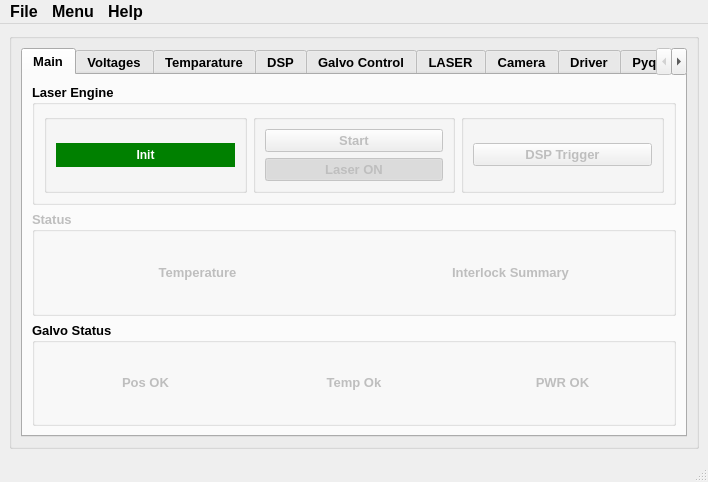
<?xml version="1.0" encoding="UTF-8"?>
<ui version="4.0">
 <class>MainWindow</class>
 <widget class="QMainWindow" name="MainWindow">
  <property name="windowModality">
   <enum>Qt::NonModal</enum>
  </property>
  <property name="geometry">
   <rect>
    <x>0</x>
    <y>0</y>
    <width>708</width>
    <height>482</height>
   </rect>
  </property>
  <property name="sizePolicy">
   <sizepolicy hsizetype="Preferred" vsizetype="Expanding">
    <horstretch>0</horstretch>
    <verstretch>0</verstretch>
   </sizepolicy>
  </property>
  <property name="font">
   <font>
    <pointsize>12</pointsize>
    <weight>75</weight>
    <bold>true</bold>
   </font>
  </property>
  <property name="windowTitle">
   <string>Scan-IT</string>
  </property>
  <property name="iconSize">
   <size>
    <width>100</width>
    <height>100</height>
   </size>
  </property>
  <widget class="QWidget" name="centralwidget">
   <layout class="QVBoxLayout" name="verticalLayout">
    <item>
     <widget class="QGroupBox" name="groupBox_17">
      <property name="font">
       <font>
        <pointsize>10</pointsize>
       </font>
      </property>
      <property name="title">
       <string/>
      </property>
      <layout class="QVBoxLayout" name="verticalLayout_4">
       <item>
        <widget class="QTabWidget" name="tabWidget">
         <property name="sizePolicy">
          <sizepolicy hsizetype="Preferred" vsizetype="Preferred">
           <horstretch>0</horstretch>
           <verstretch>0</verstretch>
          </sizepolicy>
         </property>
         <property name="currentIndex">
          <number>0</number>
         </property>
         <widget class="QWidget" name="tab_9">
          <attribute name="title">
           <string>Main</string>
          </attribute>
          <layout class="QVBoxLayout" name="verticalLayout_15">
           <item>
            <widget class="QGroupBox" name="groupBox">
             <property name="font">
              <font>
               <family>MS Shell Dlg 2</family>
               <weight>75</weight>
               <bold>true</bold>
              </font>
             </property>
             <property name="title">
              <string>Laser Engine</string>
             </property>
             <layout class="QHBoxLayout" name="horizontalLayout">
              <item>
               <widget class="QGroupBox" name="groupBox_4">
                <property name="title">
                 <string/>
                </property>
                <layout class="QVBoxLayout" name="verticalLayout_6">
                 <item>
                  <widget class="QPushButton" name="pb_init">
                   <property name="enabled">
                    <bool>true</bool>
                   </property>
                   <property name="autoFillBackground">
                    <bool>false</bool>
                   </property>
                   <property name="styleSheet">
                    <string notr="true">background-color:green;color:white; border: 5px solid green</string>
                   </property>
                   <property name="text">
                    <string>Init</string>
                   </property>
                   <property name="iconSize">
                    <size>
                     <width>7</width>
                     <height>12</height>
                    </size>
                   </property>
                   <property name="checkable">
                    <bool>true</bool>
                   </property>
                   <property name="checked">
                    <bool>false</bool>
                   </property>
                  </widget>
                 </item>
                </layout>
               </widget>
              </item>
              <item>
               <widget class="QGroupBox" name="groupBox_6">
                <property name="sizePolicy">
                 <sizepolicy hsizetype="Minimum" vsizetype="Preferred">
                  <horstretch>0</horstretch>
                  <verstretch>0</verstretch>
                 </sizepolicy>
                </property>
                <property name="minimumSize">
                 <size>
                  <width>0</width>
                  <height>0</height>
                 </size>
                </property>
                <property name="title">
                 <string/>
                </property>
                <layout class="QVBoxLayout" name="verticalLayout_16">
                 <item>
                  <widget class="QPushButton" name="pb_start">
                   <property name="enabled">
                    <bool>false</bool>
                   </property>
                   <property name="sizePolicy">
                    <sizepolicy hsizetype="Minimum" vsizetype="Fixed">
                     <horstretch>0</horstretch>
                     <verstretch>0</verstretch>
                    </sizepolicy>
                   </property>
                   <property name="autoFillBackground">
                    <bool>true</bool>
                   </property>
                   <property name="styleSheet">
                    <string notr="true"/>
                   </property>
                   <property name="text">
                    <string>Start</string>
                   </property>
                   <property name="iconSize">
                    <size>
                     <width>15</width>
                     <height>15</height>
                    </size>
                   </property>
                   <property name="checkable">
                    <bool>true</bool>
                   </property>
                   <property name="checked">
                    <bool>false</bool>
                   </property>
                  </widget>
                 </item>
                 <item>
                  <widget class="QPushButton" name="pb_laser">
                   <property name="enabled">
                    <bool>false</bool>
                   </property>
                   <property name="sizePolicy">
                    <sizepolicy hsizetype="Minimum" vsizetype="Maximum">
                     <horstretch>0</horstretch>
                     <verstretch>0</verstretch>
                    </sizepolicy>
                   </property>
                   <property name="autoFillBackground">
                    <bool>true</bool>
                   </property>
                   <property name="styleSheet">
                    <string notr="true"/>
                   </property>
                   <property name="text">
                    <string>Laser ON</string>
                   </property>
                   <property name="checkable">
                    <bool>true</bool>
                   </property>
                   <property name="checked">
                    <bool>true</bool>
                   </property>
                  </widget>
                 </item>
                </layout>
               </widget>
              </item>
              <item>
               <widget class="QGroupBox" name="groupBox_7">
                <property name="title">
                 <string/>
                </property>
                <layout class="QVBoxLayout" name="verticalLayout_10">
                 <item>
                  <widget class="QPushButton" name="pb_trigger">
                   <property name="enabled">
                    <bool>false</bool>
                   </property>
                   <property name="sizePolicy">
                    <sizepolicy hsizetype="Minimum" vsizetype="Maximum">
                     <horstretch>0</horstretch>
                     <verstretch>0</verstretch>
                    </sizepolicy>
                   </property>
                   <property name="autoFillBackground">
                    <bool>false</bool>
                   </property>
                   <property name="styleSheet">
                    <string notr="true"/>
                   </property>
                   <property name="text">
                    <string>DSP Trigger</string>
                   </property>
                   <property name="checkable">
                    <bool>true</bool>
                   </property>
                   <property name="checked">
                    <bool>false</bool>
                   </property>
                  </widget>
                 </item>
                </layout>
               </widget>
              </item>
             </layout>
            </widget>
           </item>
           <item>
            <widget class="QGroupBox" name="groupBox_2">
             <property name="enabled">
              <bool>false</bool>
             </property>
             <property name="title">
              <string>Status</string>
             </property>
             <layout class="QHBoxLayout" name="horizontalLayout_2">
              <item>
               <widget class="QPushButton" name="st_TempOK">
                <property name="enabled">
                 <bool>false</bool>
                </property>
                <property name="text">
                 <string>Temperature</string>
                </property>
                <property name="autoDefault">
                 <bool>false</bool>
                </property>
                <property name="default">
                 <bool>false</bool>
                </property>
                <property name="flat">
                 <bool>true</bool>
                </property>
               </widget>
              </item>
              <item>
               <widget class="QPushButton" name="st_IntlOK">
                <property name="text">
                 <string>Interlock Summary</string>
                </property>
                <property name="flat">
                 <bool>true</bool>
                </property>
               </widget>
              </item>
             </layout>
            </widget>
           </item>
           <item>
            <widget class="QGroupBox" name="stGTempOk">
             <property name="title">
              <string>Galvo Status</string>
             </property>
             <layout class="QHBoxLayout" name="horizontalLayout_3">
              <item>
               <widget class="QPushButton" name="st_GPOSOK">
                <property name="enabled">
                 <bool>false</bool>
                </property>
                <property name="text">
                 <string>Pos OK</string>
                </property>
                <property name="flat">
                 <bool>true</bool>
                </property>
               </widget>
              </item>
              <item>
               <widget class="QPushButton" name="st_GTempOk">
                <property name="enabled">
                 <bool>false</bool>
                </property>
                <property name="text">
                 <string>Temp Ok</string>
                </property>
                <property name="flat">
                 <bool>true</bool>
                </property>
               </widget>
              </item>
              <item>
               <widget class="QPushButton" name="st_GPWROk">
                <property name="enabled">
                 <bool>false</bool>
                </property>
                <property name="text">
                 <string>PWR OK</string>
                </property>
                <property name="flat">
                 <bool>true</bool>
                </property>
               </widget>
              </item>
             </layout>
            </widget>
           </item>
          </layout>
         </widget>
         <widget class="QWidget" name="tab_3">
          <attribute name="title">
           <string>Voltages</string>
          </attribute>
          <layout class="QVBoxLayout" name="verticalLayout_2">
           <item>
            <widget class="QTableWidget" name="tw_matrix">
             <property name="showGrid">
              <bool>true</bool>
             </property>
             <property name="rowCount">
              <number>16</number>
             </property>
             <property name="columnCount">
              <number>16</number>
             </property>
             <row/>
             <row/>
             <row/>
             <row/>
             <row/>
             <row/>
             <row/>
             <row/>
             <row/>
             <row/>
             <row/>
             <row/>
             <row/>
             <row/>
             <row/>
             <row/>
             <column/>
             <column/>
             <column/>
             <column/>
             <column/>
             <column/>
             <column/>
             <column/>
             <column/>
             <column/>
             <column/>
             <column/>
             <column/>
             <column/>
             <column/>
             <column/>
            </widget>
           </item>
           <item>
            <widget class="QGroupBox" name="groupBox_5">
             <property name="title">
              <string/>
             </property>
             <layout class="QHBoxLayout" name="horizontalLayout_10">
              <item>
               <widget class="QComboBox" name="cb_blockselect">
                <item>
                 <property name="text">
                  <string/>
                 </property>
                </item>
                <item>
                 <property name="text">
                  <string>1</string>
                 </property>
                </item>
                <item>
                 <property name="text">
                  <string>2</string>
                 </property>
                </item>
                <item>
                 <property name="text">
                  <string>3</string>
                 </property>
                </item>
                <item>
                 <property name="text">
                  <string>4</string>
                 </property>
                </item>
                <item>
                 <property name="text">
                  <string>5</string>
                 </property>
                </item>
                <item>
                 <property name="text">
                  <string>6</string>
                 </property>
                </item>
                <item>
                 <property name="text">
                  <string>7</string>
                 </property>
                </item>
                <item>
                 <property name="text">
                  <string>8</string>
                 </property>
                </item>
                <item>
                 <property name="text">
                  <string>9</string>
                 </property>
                </item>
                <item>
                 <property name="text">
                  <string>10</string>
                 </property>
                </item>
                <item>
                 <property name="text">
                  <string>11</string>
                 </property>
                </item>
                <item>
                 <property name="text">
                  <string>12</string>
                 </property>
                </item>
                <item>
                 <property name="text">
                  <string>13</string>
                 </property>
                </item>
                <item>
                 <property name="text">
                  <string>14</string>
                 </property>
                </item>
                <item>
                 <property name="text">
                  <string>15</string>
                 </property>
                </item>
                <item>
                 <property name="text">
                  <string>16</string>
                 </property>
                </item>
               </widget>
              </item>
              <item>
               <widget class="QComboBox" name="cb_switch">
                <item>
                 <property name="text">
                  <string/>
                 </property>
                </item>
                <item>
                 <property name="text">
                  <string>1</string>
                 </property>
                </item>
                <item>
                 <property name="text">
                  <string>2</string>
                 </property>
                </item>
                <item>
                 <property name="text">
                  <string>3</string>
                 </property>
                </item>
                <item>
                 <property name="text">
                  <string>4</string>
                 </property>
                </item>
                <item>
                 <property name="text">
                  <string>5</string>
                 </property>
                </item>
                <item>
                 <property name="text">
                  <string>6</string>
                 </property>
                </item>
                <item>
                 <property name="text">
                  <string>7</string>
                 </property>
                </item>
                <item>
                 <property name="text">
                  <string>8</string>
                 </property>
                </item>
                <item>
                 <property name="text">
                  <string>9</string>
                 </property>
                </item>
                <item>
                 <property name="text">
                  <string>10</string>
                 </property>
                </item>
                <item>
                 <property name="text">
                  <string>11</string>
                 </property>
                </item>
                <item>
                 <property name="text">
                  <string>12</string>
                 </property>
                </item>
                <item>
                 <property name="text">
                  <string>13</string>
                 </property>
                </item>
                <item>
                 <property name="text">
                  <string>14</string>
                 </property>
                </item>
                <item>
                 <property name="text">
                  <string>15</string>
                 </property>
                </item>
                <item>
                 <property name="text">
                  <string>16</string>
                 </property>
                </item>
               </widget>
              </item>
              <item>
               <widget class="QPushButton" name="pb_load">
                <property name="text">
                 <string>load</string>
                </property>
               </widget>
              </item>
              <item>
               <widget class="QPushButton" name="pb_send">
                <property name="text">
                 <string>send</string>
                </property>
               </widget>
              </item>
             </layout>
            </widget>
           </item>
          </layout>
         </widget>
         <widget class="QWidget" name="tab_4">
          <attribute name="title">
           <string>Temparature</string>
          </attribute>
          <layout class="QVBoxLayout" name="verticalLayout_3">
           <item>
            <widget class="QGroupBox" name="groupBox_19">
             <property name="title">
              <string/>
             </property>
             <layout class="QGridLayout" name="gridLayout_6">
              <item row="0" column="1">
               <widget class="QGroupBox" name="groupBox_16">
                <property name="title">
                 <string/>
                </property>
                <layout class="QVBoxLayout" name="verticalLayout_7">
                 <item>
                  <widget class="QLabel" name="label_3">
                   <property name="text">
                    <string>Temparature (°C):</string>
                   </property>
                  </widget>
                 </item>
                 <item>
                  <widget class="QLineEdit" name="le_temp">
                   <property name="enabled">
                    <bool>false</bool>
                   </property>
                  </widget>
                 </item>
                 <item>
                  <widget class="QPushButton" name="pb_save">
                   <property name="text">
                    <string>Save Temperature</string>
                   </property>
                  </widget>
                 </item>
                </layout>
               </widget>
              </item>
              <item row="0" column="0">
               <widget class="QGroupBox" name="groupBox_20">
                <property name="title">
                 <string/>
                </property>
                <layout class="QHBoxLayout" name="horizontalLayout_14">
                 <item>
                  <widget class="QLabel" name="label_8">
                   <property name="text">
                    <string>Temparature Source</string>
                   </property>
                  </widget>
                 </item>
                 <item>
                  <widget class="QComboBox" name="cb_tempsource">
                   <item>
                    <property name="text">
                     <string>NTC_NW</string>
                    </property>
                   </item>
                   <item>
                    <property name="text">
                     <string>NTC_NE</string>
                    </property>
                   </item>
                   <item>
                    <property name="text">
                     <string>NTC_SW</string>
                    </property>
                   </item>
                   <item>
                    <property name="text">
                     <string>NTC_SE</string>
                    </property>
                   </item>
                   <item>
                    <property name="text">
                     <string>NTC_HotPlate</string>
                    </property>
                   </item>
                   <item>
                    <property name="text">
                     <string>NTC_Main</string>
                    </property>
                   </item>
                   <item>
                    <property name="text">
                     <string>NTC_ColdPlate</string>
                    </property>
                   </item>
                   <item>
                    <property name="text">
                     <string>NTC_ND</string>
                    </property>
                   </item>
                   <item>
                    <property name="text">
                     <string>NTC_SD</string>
                    </property>
                   </item>
                  </widget>
                 </item>
                </layout>
               </widget>
              </item>
              <item row="1" column="0" rowspan="2">
               <widget class="QGroupBox" name="groupBox_18">
                <property name="title">
                 <string>TEC Control</string>
                </property>
                <layout class="QGridLayout" name="gridLayout_5">
                 <item row="3" column="1">
                  <widget class="QLineEdit" name="ed_KD"/>
                 </item>
                 <item row="1" column="1">
                  <widget class="QLineEdit" name="ed_KP"/>
                 </item>
                 <item row="2" column="1">
                  <widget class="QLineEdit" name="ed_KI"/>
                 </item>
                 <item row="2" column="0">
                  <widget class="QLabel" name="label_16">
                   <property name="text">
                    <string>Ki</string>
                   </property>
                  </widget>
                 </item>
                 <item row="1" column="0">
                  <widget class="QLabel" name="label_15">
                   <property name="text">
                    <string>Kp</string>
                   </property>
                  </widget>
                 </item>
                 <item row="3" column="0">
                  <widget class="QLabel" name="label_17">
                   <property name="text">
                    <string>Kd</string>
                   </property>
                  </widget>
                 </item>
                 <item row="0" column="1">
                  <widget class="QLineEdit" name="ed_DesiredTemp"/>
                 </item>
                 <item row="0" column="0">
                  <widget class="QLabel" name="label_14">
                   <property name="text">
                    <string>DesiredTemp (°C)</string>
                   </property>
                  </widget>
                 </item>
                </layout>
               </widget>
              </item>
              <item row="1" column="1" rowspan="2">
               <widget class="QGroupBox" name="groupBox_21">
                <property name="title">
                 <string/>
                </property>
                <layout class="QVBoxLayout" name="verticalLayout_8">
                 <item>
                  <widget class="QLabel" name="label_20">
                   <property name="text">
                    <string>Fan Control ( 0 to 100 )</string>
                   </property>
                  </widget>
                 </item>
                 <item>
                  <widget class="QLineEdit" name="ed_tectest"/>
                 </item>
                 <item>
                  <widget class="QPushButton" name="pb_tec">
                   <property name="text">
                    <string>Send</string>
                   </property>
                  </widget>
                 </item>
                </layout>
               </widget>
              </item>
             </layout>
            </widget>
           </item>
          </layout>
         </widget>
         <widget class="QWidget" name="tab">
          <attribute name="title">
           <string>DSP</string>
          </attribute>
          <layout class="QVBoxLayout" name="verticalLayout_5">
           <item>
            <layout class="QGridLayout" name="RangeGrid"/>
           </item>
           <item>
            <layout class="QGridLayout" name="DopplerGrid"/>
           </item>
           <item>
            <layout class="QGridLayout" name="IntensityGrid"/>
           </item>
          </layout>
         </widget>
         <widget class="QWidget" name="tab_2">
          <attribute name="title">
           <string>Galvo Control</string>
          </attribute>
          <layout class="QGridLayout" name="gridLayout_7">
           <item row="0" column="0">
            <widget class="QGroupBox" name="groupBox_22">
             <property name="title">
              <string/>
             </property>
             <layout class="QFormLayout" name="formLayout_2">
              <item row="0" column="0">
               <widget class="QLabel" name="label_27">
                <property name="text">
                 <string>n_pix_col</string>
                </property>
               </widget>
              </item>
              <item row="0" column="1">
               <widget class="QLineEdit" name="ed_NumPixPerCol"/>
              </item>
              <item row="1" column="0">
               <widget class="QLabel" name="label_28">
                <property name="text">
                 <string>n_pix_pause_col</string>
                </property>
               </widget>
              </item>
              <item row="1" column="1">
               <widget class="QLineEdit" name="ed_NumPixPause"/>
              </item>
              <item row="2" column="0">
               <widget class="QLabel" name="label_29">
                <property name="text">
                 <string>T_pix(microsec)</string>
                </property>
               </widget>
              </item>
              <item row="2" column="1">
               <widget class="QLineEdit" name="ed_TimePerPix"/>
              </item>
              <item row="3" column="0">
               <widget class="QLabel" name="label_30">
                <property name="text">
                 <string>f_frame_Hz</string>
                </property>
               </widget>
              </item>
              <item row="3" column="1">
               <widget class="QLineEdit" name="ed_frameFreq"/>
              </item>
              <item row="4" column="0">
               <widget class="QLabel" name="label_31">
                <property name="text">
                 <string>HFOV_deg</string>
                </property>
               </widget>
              </item>
              <item row="4" column="1">
               <widget class="QLineEdit" name="ed_HFOV"/>
              </item>
              <item row="5" column="0">
               <widget class="QLabel" name="label_32">
                <property name="text">
                 <string>g_mech_deg_per_V</string>
                </property>
               </widget>
              </item>
              <item row="5" column="1">
               <widget class="QLineEdit" name="ed_GalvoDpV"/>
              </item>
             </layout>
            </widget>
           </item>
           <item row="0" column="1">
            <widget class="QGroupBox" name="groupBox_15">
             <property name="title">
              <string/>
             </property>
             <layout class="QFormLayout" name="formLayout">
              <item row="0" column="0">
               <widget class="QLabel" name="label_21">
                <property name="text">
                 <string>VIC</string>
                </property>
               </widget>
              </item>
              <item row="0" column="1">
               <widget class="QLineEdit" name="ed_vic"/>
              </item>
              <item row="2" column="0">
               <widget class="QLabel" name="label_22">
                <property name="text">
                 <string>VBC</string>
                </property>
               </widget>
              </item>
              <item row="2" column="1">
               <widget class="QLineEdit" name="ed_vbc"/>
              </item>
              <item row="5" column="0">
               <widget class="QLabel" name="label_23">
                <property name="text">
                 <string>Pixel Per Frame</string>
                </property>
               </widget>
              </item>
              <item row="5" column="1">
               <widget class="QLineEdit" name="ed_pixelFrame"/>
              </item>
              <item row="7" column="0">
               <widget class="QLabel" name="label_24">
                <property name="text">
                 <string>Trigger Angle Degree</string>
                </property>
               </widget>
              </item>
              <item row="7" column="1">
               <widget class="QLineEdit" name="ed_TrigAngle"/>
              </item>
              <item row="12" column="0">
               <widget class="QLabel" name="label_25">
                <property name="text">
                 <string>Pause after trigger(ms)</string>
                </property>
               </widget>
              </item>
              <item row="12" column="1">
               <widget class="QLineEdit" name="ed_pauseTrig"/>
              </item>
              <item row="15" column="0">
               <widget class="QLabel" name="label_26">
                <property name="text">
                 <string>Galvo Mech Deg/Volt</string>
                </property>
               </widget>
              </item>
              <item row="15" column="1">
               <widget class="QLineEdit" name="ed_GalvoDeg"/>
              </item>
             </layout>
            </widget>
           </item>
           <item row="1" column="0">
            <widget class="QPushButton" name="pb_estimate">
             <property name="text">
              <string>Estimate</string>
             </property>
            </widget>
           </item>
           <item row="1" column="1">
            <widget class="QPushButton" name="pb_galvo">
             <property name="text">
              <string>Send</string>
             </property>
            </widget>
           </item>
          </layout>
         </widget>
         <widget class="QWidget" name="tab_5">
          <attribute name="title">
           <string>LASER</string>
          </attribute>
          <layout class="QVBoxLayout" name="verticalLayout_12">
           <item>
            <widget class="QGroupBox" name="groupBox_23">
             <property name="title">
              <string/>
             </property>
             <layout class="QHBoxLayout" name="horizontalLayout_12">
              <item>
               <widget class="QCheckBox" name="cb_laser">
                <property name="text">
                 <string>LASER ON</string>
                </property>
               </widget>
              </item>
              <item>
               <widget class="QCheckBox" name="cb_start">
                <property name="text">
                 <string>START</string>
                </property>
               </widget>
              </item>
              <item>
               <widget class="QPushButton" name="pb_starter_2">
                <property name="text">
                 <string>Start</string>
                </property>
               </widget>
              </item>
             </layout>
            </widget>
           </item>
           <item>
            <widget class="QGroupBox" name="groupBox_29">
             <property name="title">
              <string/>
             </property>
             <layout class="QHBoxLayout" name="horizontalLayout_19">
              <item>
               <widget class="QPushButton" name="pb_Trigger">
                <property name="enabled">
                 <bool>true</bool>
                </property>
                <property name="text">
                 <string>Single Trigger</string>
                </property>
                <property name="checkable">
                 <bool>false</bool>
                </property>
               </widget>
              </item>
              <item>
               <widget class="QPushButton" name="pb_temp">
                <property name="text">
                 <string>Recieve Temparature</string>
                </property>
               </widget>
              </item>
             </layout>
            </widget>
           </item>
           <item>
            <widget class="QGroupBox" name="groupBox_31">
             <property name="title">
              <string>Grid Update</string>
             </property>
             <layout class="QHBoxLayout" name="horizontalLayout_20">
              <item>
               <widget class="QGroupBox" name="groupBox_35">
                <property name="title">
                 <string/>
                </property>
                <layout class="QVBoxLayout" name="verticalLayout_13">
                 <item>
                  <widget class="QLabel" name="label_33">
                   <property name="text">
                    <string>VER_SPACE_Start</string>
                   </property>
                  </widget>
                 </item>
                 <item>
                  <widget class="QLineEdit" name="ed_VERupdate"/>
                 </item>
                </layout>
               </widget>
              </item>
              <item>
               <widget class="QGroupBox" name="groupBox_30">
                <property name="title">
                 <string/>
                </property>
                <layout class="QVBoxLayout" name="verticalLayout_14">
                 <item>
                  <widget class="QLabel" name="label_36">
                   <property name="text">
                    <string>HOR_SPACE( 0 to 18)</string>
                   </property>
                  </widget>
                 </item>
                 <item>
                  <widget class="QLineEdit" name="ed_HORupdate"/>
                 </item>
                </layout>
               </widget>
              </item>
              <item>
               <widget class="QPushButton" name="pb_GridUpdate">
                <property name="text">
                 <string>Update</string>
                </property>
               </widget>
              </item>
             </layout>
            </widget>
           </item>
           <item>
            <widget class="QGroupBox" name="groupBox_33">
             <property name="title">
              <string/>
             </property>
             <layout class="QHBoxLayout" name="horizontalLayout_21">
              <item>
               <widget class="QLabel" name="label_35">
                <property name="text">
                 <string>Max Intensity</string>
                </property>
               </widget>
              </item>
              <item>
               <widget class="QLineEdit" name="ed_maxintensity"/>
              </item>
             </layout>
            </widget>
           </item>
          </layout>
         </widget>
         <widget class="QWidget" name="tab_7">
          <attribute name="title">
           <string>Camera</string>
          </attribute>
          <layout class="QHBoxLayout" name="horizontalLayout_13">
           <item>
            <widget class="QGroupBox" name="groupBox_24">
             <property name="title">
              <string/>
             </property>
             <layout class="QHBoxLayout" name="horizontalLayout_7">
              <item>
               <widget class="QLabel" name="imagelabel">
                <property name="text">
                 <string>ImageLabel</string>
                </property>
               </widget>
              </item>
             </layout>
            </widget>
           </item>
           <item>
            <widget class="QGroupBox" name="groupBox_25">
             <property name="title">
              <string>IMU</string>
             </property>
             <layout class="QVBoxLayout" name="verticalLayout_11"/>
            </widget>
           </item>
          </layout>
         </widget>
         <widget class="QWidget" name="tab_8">
          <attribute name="title">
           <string>Driver</string>
          </attribute>
          <layout class="QVBoxLayout" name="verticalLayout_9">
           <item>
            <widget class="QGroupBox" name="groupBox_26">
             <property name="title">
              <string>Driver Voltage</string>
             </property>
             <layout class="QHBoxLayout" name="horizontalLayout_17">
              <item>
               <widget class="QTableWidget" name="driver_matrix">
                <property name="rowCount">
                 <number>1</number>
                </property>
                <property name="columnCount">
                 <number>16</number>
                </property>
                <row/>
                <column/>
                <column/>
                <column/>
                <column/>
                <column/>
                <column/>
                <column/>
                <column/>
                <column/>
                <column/>
                <column/>
                <column/>
                <column/>
                <column/>
                <column/>
                <column/>
               </widget>
              </item>
             </layout>
            </widget>
           </item>
           <item>
            <widget class="QGroupBox" name="groupBox_27">
             <property name="title">
              <string>Temperature</string>
             </property>
             <layout class="QHBoxLayout" name="horizontalLayout_16">
              <item>
               <widget class="QTableWidget" name="temp_matrix">
                <property name="rowCount">
                 <number>1</number>
                </property>
                <property name="columnCount">
                 <number>9</number>
                </property>
                <row/>
                <column>
                 <property name="text">
                  <string>NW</string>
                 </property>
                </column>
                <column>
                 <property name="text">
                  <string>NE</string>
                 </property>
                </column>
                <column>
                 <property name="text">
                  <string>SW</string>
                 </property>
                </column>
                <column>
                 <property name="text">
                  <string>SE</string>
                 </property>
                </column>
                <column>
                 <property name="text">
                  <string>Hot-Plate</string>
                 </property>
                </column>
                <column>
                 <property name="text">
                  <string>Chip</string>
                 </property>
                </column>
                <column>
                 <property name="text">
                  <string>Cold-Plate</string>
                 </property>
                </column>
                <column>
                 <property name="text">
                  <string>North-Drive</string>
                 </property>
                </column>
                <column>
                 <property name="text">
                  <string>South-Drive</string>
                 </property>
                </column>
                <item row="0" column="7">
                 <property name="text">
                  <string/>
                 </property>
                </item>
                <item row="0" column="8">
                 <property name="text">
                  <string/>
                 </property>
                </item>
               </widget>
              </item>
             </layout>
            </widget>
           </item>
          </layout>
         </widget>
         <widget class="QWidget" name="tab_6">
          <attribute name="title">
           <string>Pyqtgraph</string>
          </attribute>
          <layout class="QVBoxLayout" name="verticalLayout_18">
           <item>
            <widget class="QWidget" name="WidgetVis" native="true"/>
           </item>
          </layout>
         </widget>
        </widget>
       </item>
      </layout>
     </widget>
    </item>
   </layout>
  </widget>
  <widget class="QMenuBar" name="menubar">
   <property name="geometry">
    <rect>
     <x>0</x>
     <y>0</y>
     <width>708</width>
     <height>18</height>
    </rect>
   </property>
   <widget class="QMenu" name="menuFile">
    <property name="font">
     <font>
      <family>MS Shell Dlg 2</family>
      <pointsize>10</pointsize>
      <weight>50</weight>
      <bold>false</bold>
     </font>
    </property>
    <property name="autoFillBackground">
     <bool>false</bool>
    </property>
    <property name="styleSheet">
     <string notr="true"/>
    </property>
    <property name="title">
     <string>File</string>
    </property>
   </widget>
   <widget class="QMenu" name="menuMenu">
    <property name="title">
     <string>Menu</string>
    </property>
   </widget>
   <widget class="QMenu" name="menuHelp">
    <property name="title">
     <string>Help</string>
    </property>
   </widget>
   <addaction name="menuFile"/>
   <addaction name="menuMenu"/>
   <addaction name="menuHelp"/>
  </widget>
  <widget class="QStatusBar" name="statusbar"/>
 </widget>
 <resources/>
 <connections/>
</ui>
